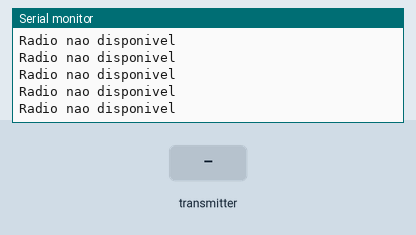
Recording of a sketch running on a simulated Arduino Uno, built with avr-gcc and run on an emulated ATmega328P. Shown: the last lines printed to the serial monitor. Inputs (shaded band) come from the test bench. No radio packets arrive unless stated.

Above: at 1.2 s.
1.3 s: the transmitter starts sending mensagem.0 = 0
At 2.3 s:
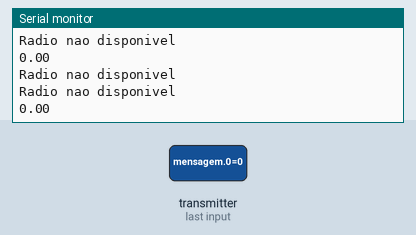
2.9 s: the transmitter starts sending mensagem.1 = 0
5.9 s: the transmitter starts sending mensagem.0 = 25
At 6.7 s:
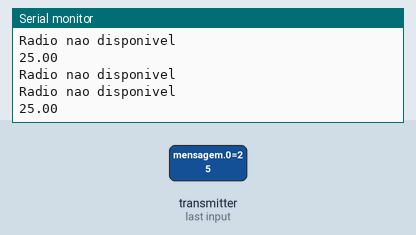
8.9 s: the transmitter starts sending mensagem.0 = 0
11.9 s: the transmitter starts sending mensagem.0 = 50
14.9 s: the transmitter starts sending mensagem.2 = 0
Timing chart, 0 to 17.9 s (numbered marks = the images above; inputs shaded):
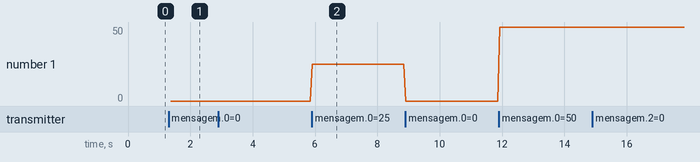

The sketch:

receptor_uno.ino.ino
```cpp
/*
Este programa recebe duas variáveis inteiras, via rádio usando um módulo nRF24L01
Programa original disponibilizado por:
http://www.bajdi.com

No nosso Aduino Nano, as portas (CE,CSN) sao (3,4); no nosso Arduino Uno emissor sao (9,10).
As portas para comunicacao SPI sao definidas por padrao no Uno e no Nano como: MOSI 11, MISO 12, SCK 13.
*/

#define CE 9
#define CSN 10

#define TAM 1

#include <SPI.h>
#include "nRF24L01.h"
#include "RF24.h"

double mensagem[TAM];

RF24 radio(CE,CSN);
const uint64_t pipe = 0xA2E8F0F0E1LL;

void setup(void)
{
  Serial.begin(9600);
  radio.begin();
  radio.openReadingPipe(1,pipe);
  radio.startListening();
}

void loop(void)
{
  if ( radio.available() )
  {
    bool done = false;
    while (!done)
    {
      done = radio.read( mensagem, sizeof(mensagem) );
      for(int i=0; i < TAM; i++)
        Serial.println(mensagem[i]);
    }

  }
  else
  {
    Serial.println("Radio nao disponivel");
  }
  // Delay para facilitar a visualização das informações no serial monitor
  delay(20);
}
```

Measured:
- after the input at 1.3 s, the serial monitor: prints a new line after 0.06 s (image 1)
- after the input at 5.9 s, the serial monitor: prints a new line at once (image 2)
- plotted number 1: 0 → 25 after the input at 5.9 s, 25 → 0 after the input at 8.9 s, 0 → 50 after the input at 11.9 s
